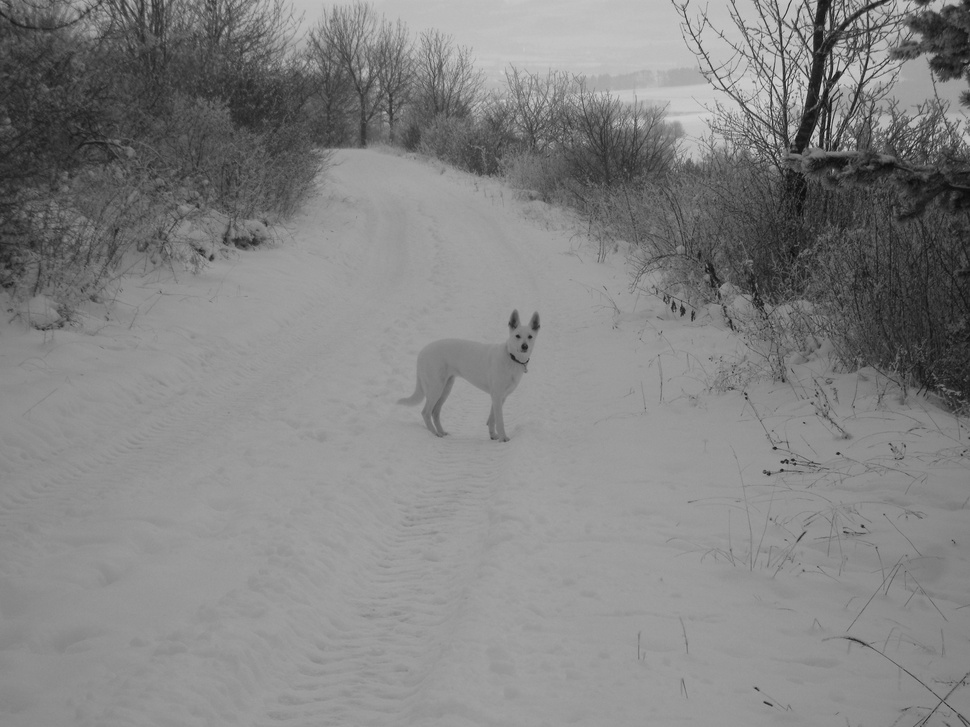
#> input picture processamentoHistograma/especificacao/readmeImg/luna.jpg, 970 x 727 px, shrunk from 1824 x 1368 before the run, found by its file name
$ python especificacao.py
#> lines starting #> are read from the running program, lines starting #| are printed output that depends on the picture
import numpy as np
import cv2 as cv
from matplotlib import pyplot as plt

def calcHist(img):
    count = np.zeros(256, dtype="uint32")
    rows, cols = img.shape
    totalPixels = rows * cols

    for i in range(rows):
        for j in range(cols):
            count[img[i, j]] += 1
    return count/totalPixels

def equalization(img):
    hist = calcHist(img)
    histEqualizated = np.zeros(256, dtype="uint8")

    sum = 0
    for k in range(256):
        sum += hist[k]
        histEqualizated[k] = int(round(sum * 255))
    return histEqualizated

imgInput = cv.imread("assets/luna.jpg", 0)
#> imgInput is the input picture: shape (727, 970); min 10, max 221, mean 130.8
height, width = imgInput.shape
#> height = 727; width = 970

imgReference = cv.imread("assets/lunaReferencia.jpg", 0)
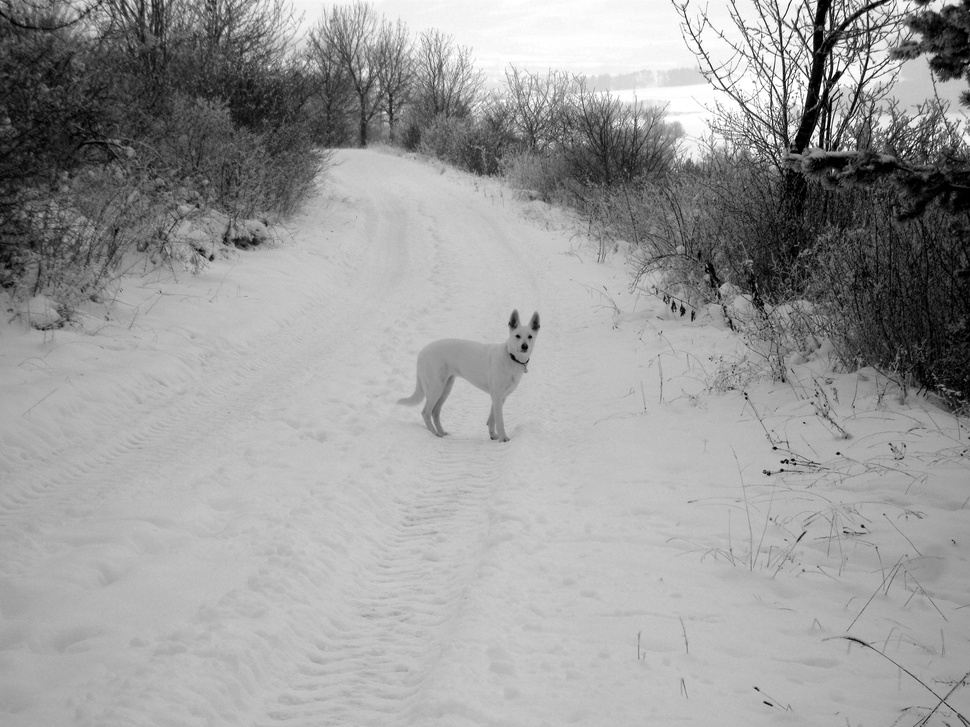
#> input picture processamentoHistograma/especificacao/readmeImg/lunaReferencia.jpg, 970 x 727 px, shrunk from 1824 x 1368 before the run, found by its file name
#> imgReference is the input picture: shape (727, 970); min 0, max 255, mean 155.2

imgOutput = np.zeros((height, width), dtype="uint8")

inputEqualization = equalization(imgInput)
#> in equalization, `hist = calcHist(img)`: hist = 256 values, max 0.0467 at index 154, min 0 at index 0, mean 0.00391
#> the loop in equalization, `for k in range(256):` made 256 passes
#> sum on passes 1 to 3: 0, 0, 0
#> after the loop in equalization, `for k in range(256):`: histEqualizated = 256 values from 0 to 255; sum = 1
#> inputEqualization = 256 values from 0 to 255
referenceEqualization = equalization(imgReference)
#> the loop in equalization (call 2), `for k in range(256):` made 256 passes
#> sum on passes 1 to 3: 0.00238, 0.00352, 0.00452
#> referenceEqualization = 256 values from 1 to 255

inputToOutput = np.zeros(256, dtype="uint8")
j = 0
for i in range(256):
    inputValue = i
    eqInputValue = inputEqualization[i]

    while(j < 255 and abs(int(eqInputValue) - int(referenceEqualization[j + 1])) <= abs(int(eqInputValue) - int(referenceEqualization[j]))):
        j+=1
    inputToOutput[inputValue] = j
#> this loop made 256 passes
#> after the loop, inputToOutput = 256 values from 3 to 255; j = 255


for i in range(height):
    for j in range(width):
        imgOutput[i, j] = inputToOutput[imgInput[i, j]]

cv.imshow("Original", imgInput)
cv.waitKey(0)
cv.destroyAllWindows()
cv.imshow("Referencia", imgReference)
cv.waitKey(0)
cv.destroyAllWindows()
cv.imshow("Especificacao Histograma", imgOutput)
cv.waitKey(0)
cv.destroyAllWindows()

cv.imwrite("luna_output.jpg", imgOutput)

plt.plot(range(256), inputToOutput, 'b')
plt.savefig("funcao_transformacao.jpg")
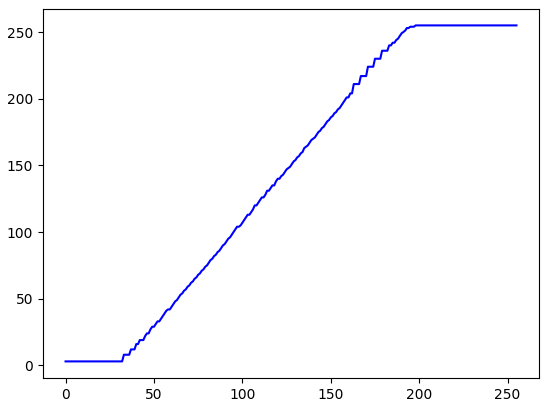
#> figure drawn by matplotlib, 1 panel; curve peaks at x = 198, y = 255
plt.show()
cv.waitKey(0)
plt.close()

plt.plot(range(256), referenceEqualization, 'g', referenceEqualization, range(256), 'b', range(256), range(256), 'r--')
plt.savefig("funcao_inversa.jpg")
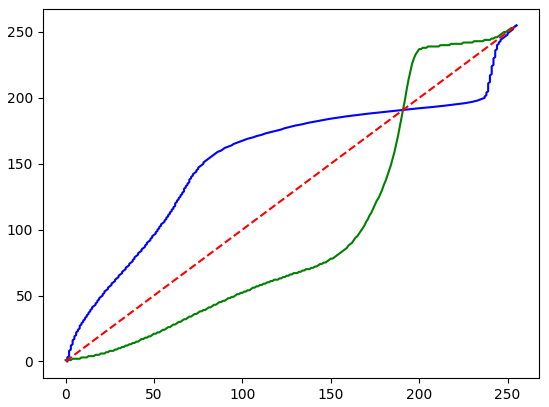
#> figure drawn by matplotlib, 1 panel; curve peaks at x = 255, y = 255; curve peaks at x = 255, y = 255
plt.show()
cv.waitKey(0)
plt.close()

plt.hist(imgInput.ravel(), 256, [0, 256], color="g")
plt.hist(imgReference.ravel(), 256, [0, 256], color="b")
plt.hist(imgOutput.ravel(), 256, [0, 256], color="r")
plt.savefig("histogramas_juntos.jpg")
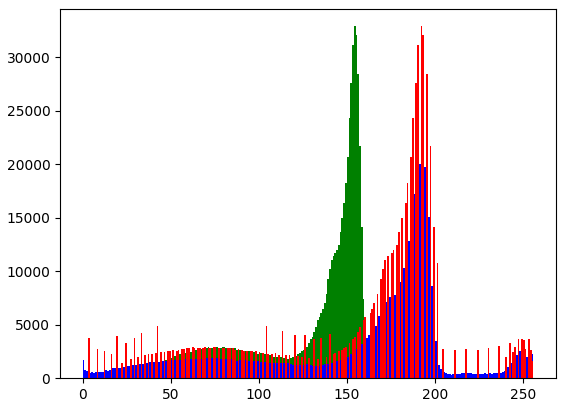
#> figure drawn by matplotlib, 1 panel; tallest bar 32911 high, from x = 154 to 155; tallest bar 20695 high, from x = 193 to 194; tallest bar 32911 high, from x = 192 to 193
plt.show()
cv.waitKey(0)
plt.close()

fig, axs = plt.subplots(nrows=1, ncols=3, figsize=(12, 4))
for i, img in enumerate((imgInput, imgReference, imgOutput)):
    axs[i].plot(range(256), calcHist(img))
#> this loop made 3 passes
plt.savefig("histogramas.jpg")
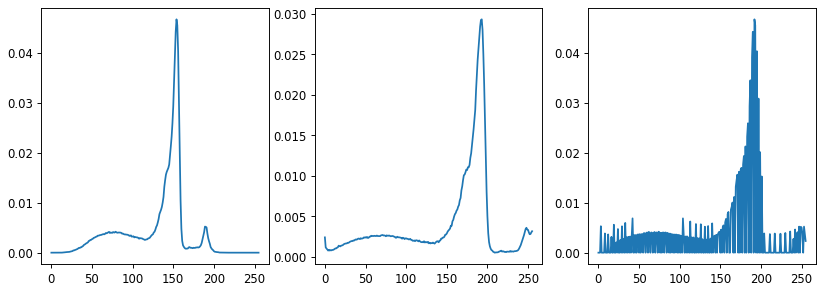
#> figure drawn by matplotlib, 3 panels; panel 1: curve peaks at x = 154, y = 0.0467; panel 2: curve peaks at x = 193, y = 0.0293; panel 3: curve peaks at x = 192, y = 0.0467
plt.show()
cv.waitKey(0)
plt.close()
